Frame 1 (no input): blank canvas, image omitted
Frame 60 (the mouse pressed at the canvas centre just before this capture): blank canvas, image omitted
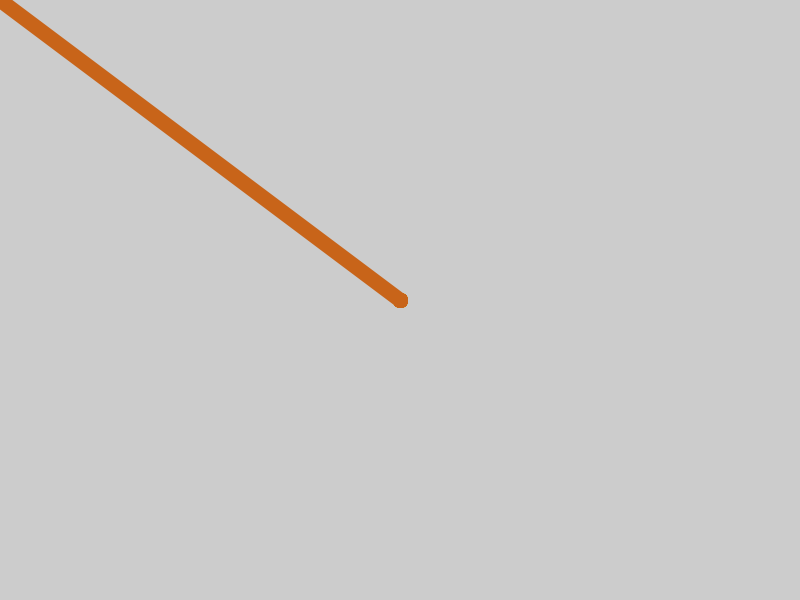
Frame 120 (the mouse held since frame 60 and released just before this capture)

The Processing sketch whose frames 1 and 60 were blank and that drew this single picture after the mouse press (run headless with seeded random() and noise(); from frame 60 on, the mouse is pressed at the canvas centre):

// Processing sketch: drawing_app_02
// ── drawing_app_02.pde
boolean isDrawable = false;
float brushSize = 15;
color col = color(200, 100, 25);

void setup(){
  size(800, 600);
}

void draw(){
  if (isDrawable){
    noFill();
    stroke(col);
    strokeWeight(brushSize);
    line(pmouseX, pmouseY, mouseX, mouseY);
  }
}

void mousePressed(){
  isDrawable = true;
}

void mouseReleased(){
   isDrawable = false;
}
